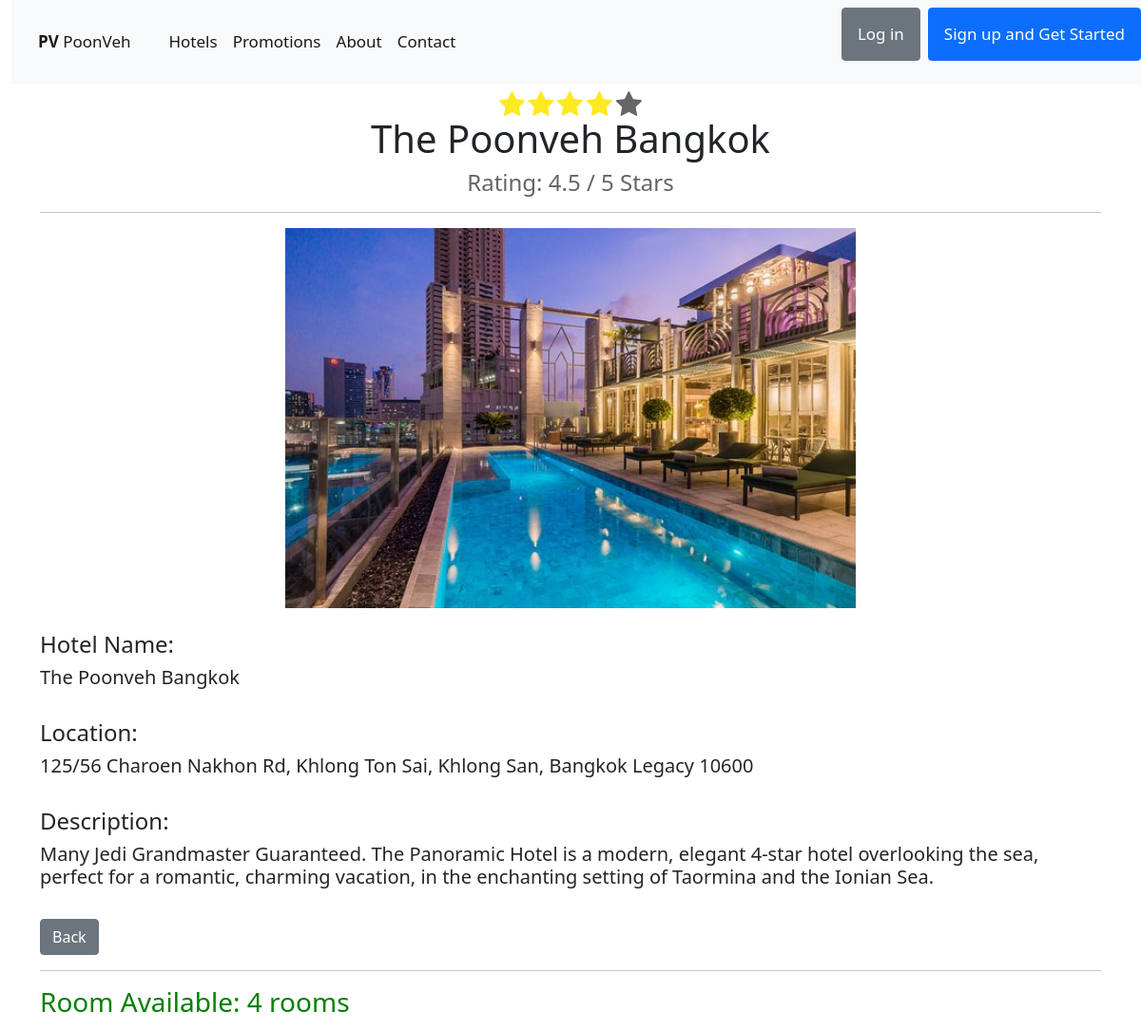
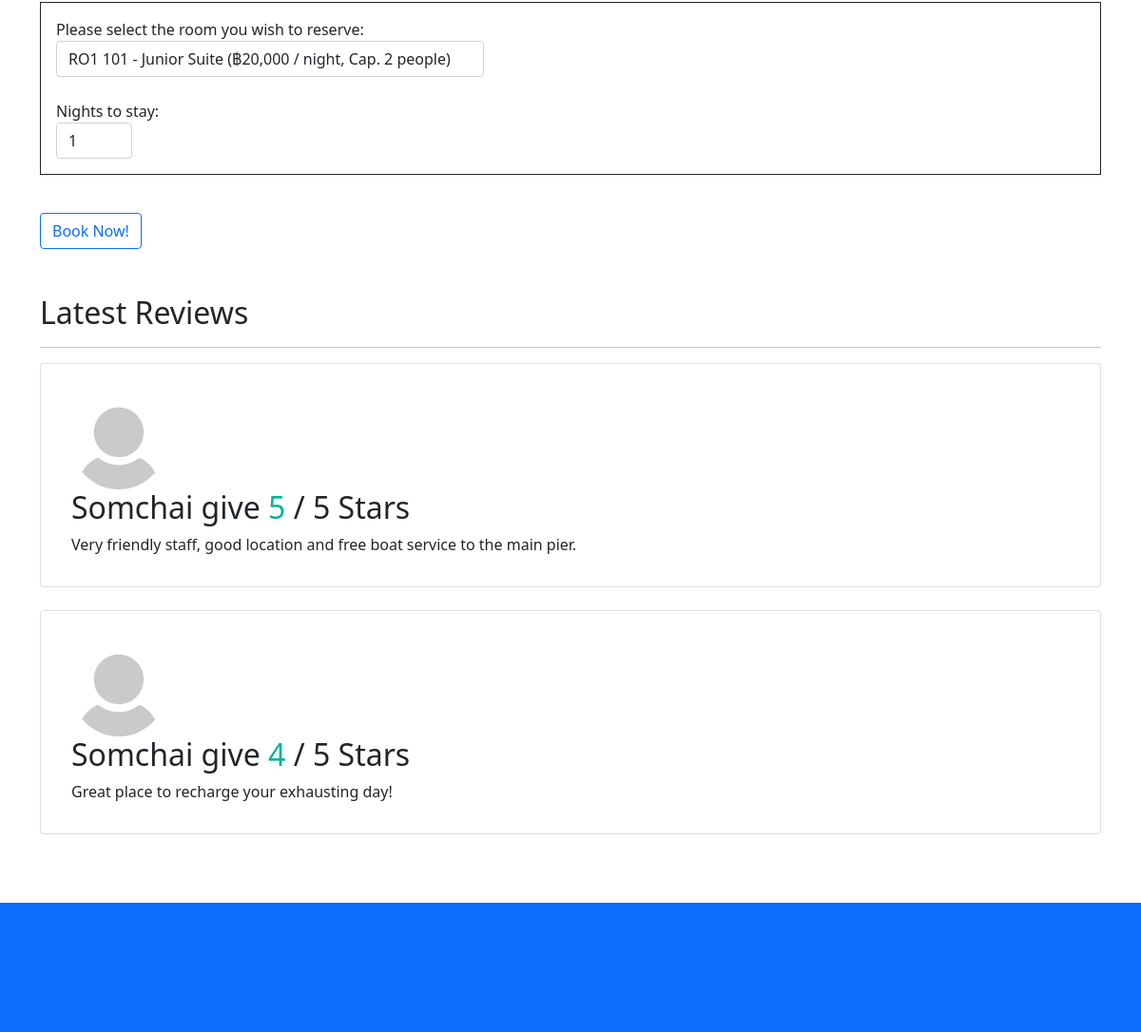
The page /hotel-detail/H1/ (upper part) on the database as committed earlier (2 pictures, top to bottom).
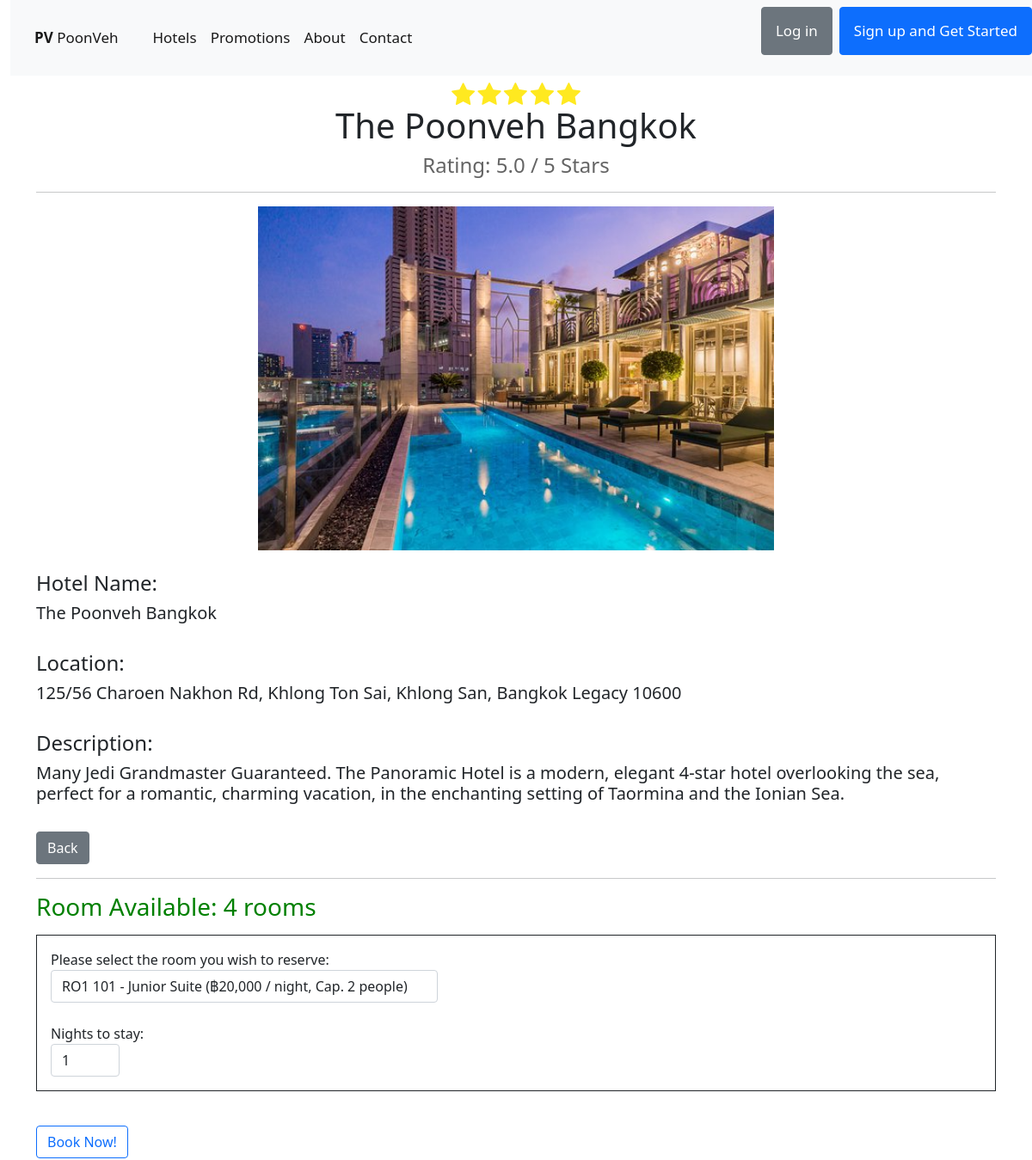
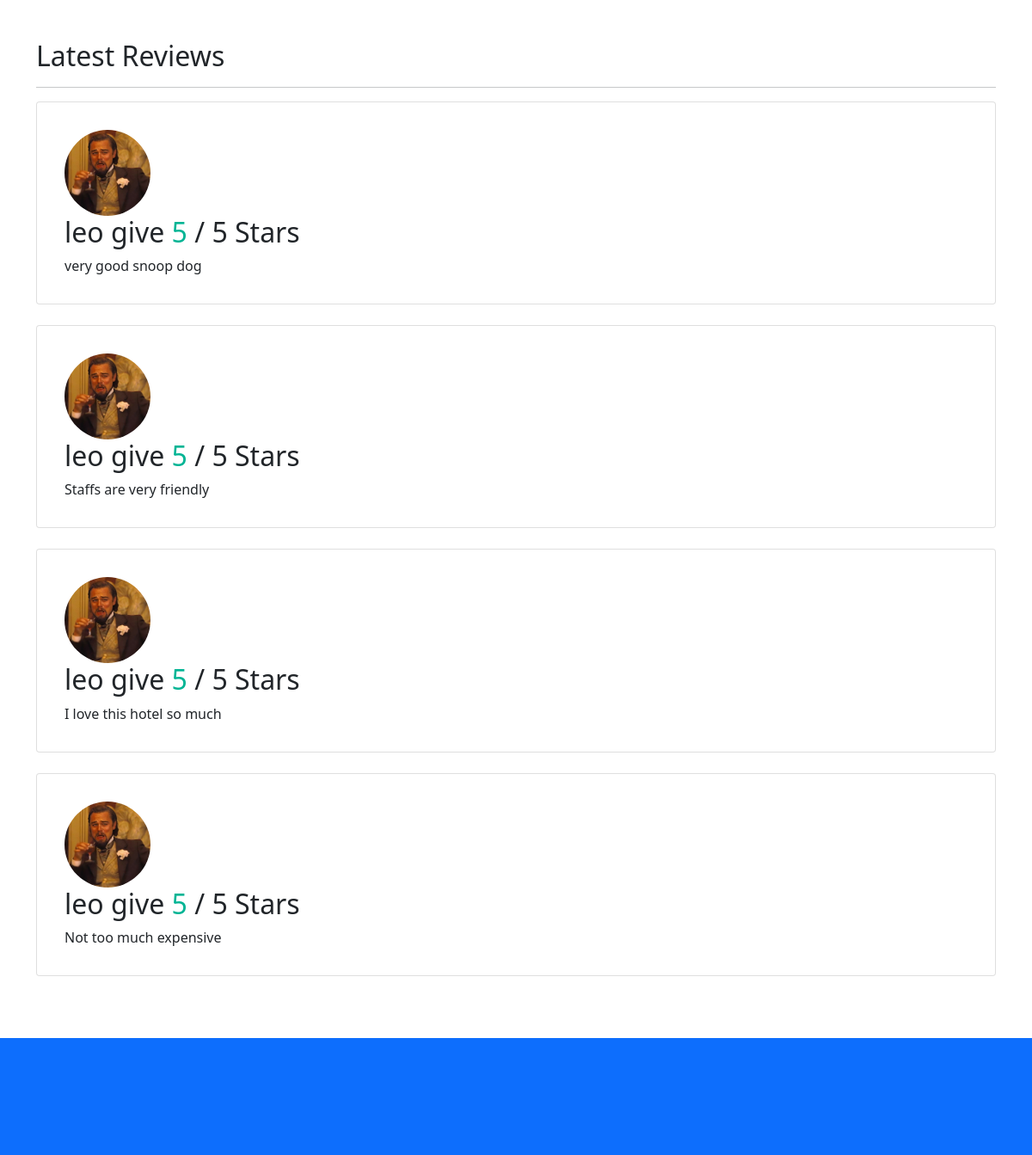
The same page on the database as committed later (2 pictures, top to bottom).
### HotelApp/models.py (models this page shows, shortened)
class Transaction(models.Model):
    member=models.ForeignKey(Member, on_delete=models.CASCADE, null=True, blank=True)
    payment=models.ForeignKey(Payment, on_delete=models.CASCADE, null=True, blank=True)
    room=models.ForeignKey(Room, on_delete=models.CASCADE, null=True, blank=True)
    Transaction_Detail=models.TextField(default="Reserved")
    Transaction_Night=models.IntegerField(default=1)
    Transaction_Price=models.IntegerField(default=0)
    Transaction_Review=models.BooleanField(default=False)
    Transaction_Rating=models.PositiveSmallIntegerField(null=True, blank=True)
    Transaction_Comment=models.TextField(null=True, blank=True)
    class Meta:
        db_table='transaction'

class Member(models.Model):
    user=models.OneToOneField(User, on_delete=models.CASCADE, null=True, blank=True)
    Member_NIC=models.CharField(max_length=25, null=True, blank=True)
    Member_Tel=models.CharField(max_length=25, null=True, blank=True)
    Member_Point=models.IntegerField(default=0)
    Member_Address=models.TextField(null=True, blank=True)
    Member_Pic=models.ImageField(upload_to='profile', default='profile/default-user.jpg')
    class Meta:
        db_table='member'

### HotelApp/views.py (the view, shortened to what this page needs)
# urls.py: path('hotel-detail/H<int:hotel_id>/', HotelDetail, name='hotel-detail'),
def HotelDetail(request, hotel_id):
    hotel=Hotel.objects.get(id=hotel_id)
    room=Room.objects.all()
    reviews=Transaction.objects.filter(Transaction_Rating__gte=1)
    cur_rating=0
    total_rating=0
    showreviews=[]  # show only the man that gave rating score (in order to save space and can be used to calculate the cumulative rating)
    for i in range(0, len(reviews)):
        if reviews[i].room.hotel == hotel:
            cur_rating+=reviews[i].Transaction_Rating
            total_rating+=1
            if len(showreviews) < 4:
                showreviews.append(reviews[i])
    if cur_rating:
        cur_rating/=total_rating
    context={}
    context['cur_rating']=cur_rating
    context['showreviews']=showreviews
    available_room=Room.objects.filter(hotel=hotel, Room_Status=True)
    context['Hotel']=hotel
    context['available_room']=available_room
    return render(request, 'frontend/hoteldetail.html', context)

### HotelApp/templates/frontend/hoteldetail.html (shortened to what the changed rows need)
{% extends 'frontend/base2.html' %}
{% load static %}
{% load humanize %}
{% block content %}
    <br><br><br><br>
    <div class ="containerbody">
        <div class ="container">
            <center>
                {% if cur_rating > 4.5 %}
                    <img src="{% static 'img/5star.svg' %}" width="150"><br>
                {% elif cur_rating > 3.5 %}
                    <img src="{% static 'img/4star.svg' %}" width="150"><br>
                {% elif cur_rating > 2.5 %}
                    <img src="{% static 'img/3star.svg' %}" width="150"><br>
                {% elif cur_rating > 1.5 %}
                    <img src="{% static 'img/2star.svg' %}" width="150"><br>
                {% elif cur_rating > 0.5 %}
                    <img src="{% static 'img/1star.svg' %}" width="150"><br>
                {% endif %}
                <h1>{{Hotel.Hotel_Name}}</h1>
                <h4 style="color:rgb(100, 100, 100)">
                    {% if cur_rating %}
                        Rating: {{cur_rating|floatformat:1}} / 5 Stars
                    {% else %}
                        no reviews yet
                    {% endif %}
                </h4><hr>
                {% if Hotel.Hotel_Pic.url %}
                    <img src="{{Hotel.Hotel_Pic.url}}" width="600"><br><br>
                {% else %}
                    <img src="{% static 'img/default-location.png' %}" width="600"><br><br>
                {% endif %}
            </center>
            {% if user.member.staff.Staff_Position == 'ADMIN' or user.member.staff.Staff_Position == 'MANAGER' %}
                <form method="POST" enctype="multipart/form-data">
                    {% csrf_token %}
                    <div class="form-group">
                        <label for="name">Hotel Name</label>
                        <input type="text" class="form-control" id="name" name="name" value="{{Hotel.Hotel_Name}}" required>
                    </div><br>
                    <div class="form-group">
                        <label for="address">Address</label>
                        <textarea class="form-control" rows="5" id="address" name="address" required>{{Hotel.Hotel_Address}}</textarea>
                    </div><br>
                    <div class="form-group">
                        <label for="detail">Description</label>
                        <textarea class="form-control" rows="5" id="detail" name="detail" placeholder="Please enter details for customers to understand briefly." required>{{Hotel.Hotel_Detail}}</textarea>
                    </div><br>
                    <div class="form-group">
                        <label for="picture">Hotel Picture Cover: </label>
                        <input type="file" class="form-control-file" id="picture" name="picture">
                    </div><br>
                    <button type="submit" class="btn btn-outline-success" name="save">Save</button>&nbsp;&nbsp;
                    <button type="submit" class="btn btn-outline-danger" name="delete">Delete</button><br><br>
                </form>
            {% else %}
                <h5>{{Hotel.Hotel_Name}}</h5><br>
                <h5>{{Hotel.Hotel_Address}}</h5><br>
                <h5>{{Hotel.Hotel_Detail}}</h5><br>
            {% endif %}
            {% if not user.is_staff %}
                {% if available_room|length %}
                    <form method="POST" enctype="multipart/form-data">
                        <br><button type="submit" class="btn btn-outline-primary" name="book">Book Now!</button>
                        {% if showreviews|length %}
                            <br><br><br><h2>Latest Reviews</h2><hr>
                            {% for r in showreviews %}
                                <div class = "row">
                                    <div class = "col">
                                        <div class = "card"  style = "padding:2rem">
                                            <div class = "shake">
                                                <img src="{{r.member.Member_Pic.url}}" width="100" height="100" class="rounded-circle">
                                            </div>
                                            <div>
                                                <h2>{{r.member.user.username}} give <span style="color:rgb(0, 180, 148)">{{r.Transaction_Rating}}</span> / 5 Stars</h2>
                                            </div>
                                            <div>
                                                {{r.Transaction_Comment}}
                                            </div>
                                        </div>
                                    </div>
                                </div><br>
                            {% endfor %}
                        {% endif %}
                    </form>
                {% else %}
                    <h3 style="color:red">Sorry, no room available right now!</h3>
                    <h6 style="color:red">Please come back later or contact admin if you want us to inform you when the room is available <a href="{% url 'contact-page' %}">Click Here</a></h6>
                {% endif %}
            {% endif %}
        </div>
    </div>
{% endblock content %}

Rows that differ between the two databases and show on the page:
removed Transaction: member.Member_Pic (placeholder picture), member.user.username "Somchai", Transaction_Rating "5", Transaction_Comment "Very friendly staff, good location and free boat service to the main pier."
removed Transaction: member.Member_Pic (placeholder picture), member.user.username "Somchai", Transaction_Rating "4", Transaction_Comment "Great place to recharge your exhausting day!"
now on this page (row edited): Transaction: member.Member_Pic (picture), member.user.username "leo", Transaction_Rating "5", Transaction_Comment "very good snoop dog"
now on this page (row edited): Transaction: member.Member_Pic (picture), member.user.username "leo", Transaction_Rating "5", Transaction_Comment "Staffs are very friendly"
added Transaction: member.Member_Pic (picture), member.user.username "leo", Transaction_Rating "5", Transaction_Comment "I love this hotel so much"
added Transaction: member.Member_Pic (picture), member.user.username "leo", Transaction_Rating "5", Transaction_Comment "Not too much expensive"
Other text that changed with them:
{{ cur_rating|floatformat:1 }}: "4.5" → "5.0"
